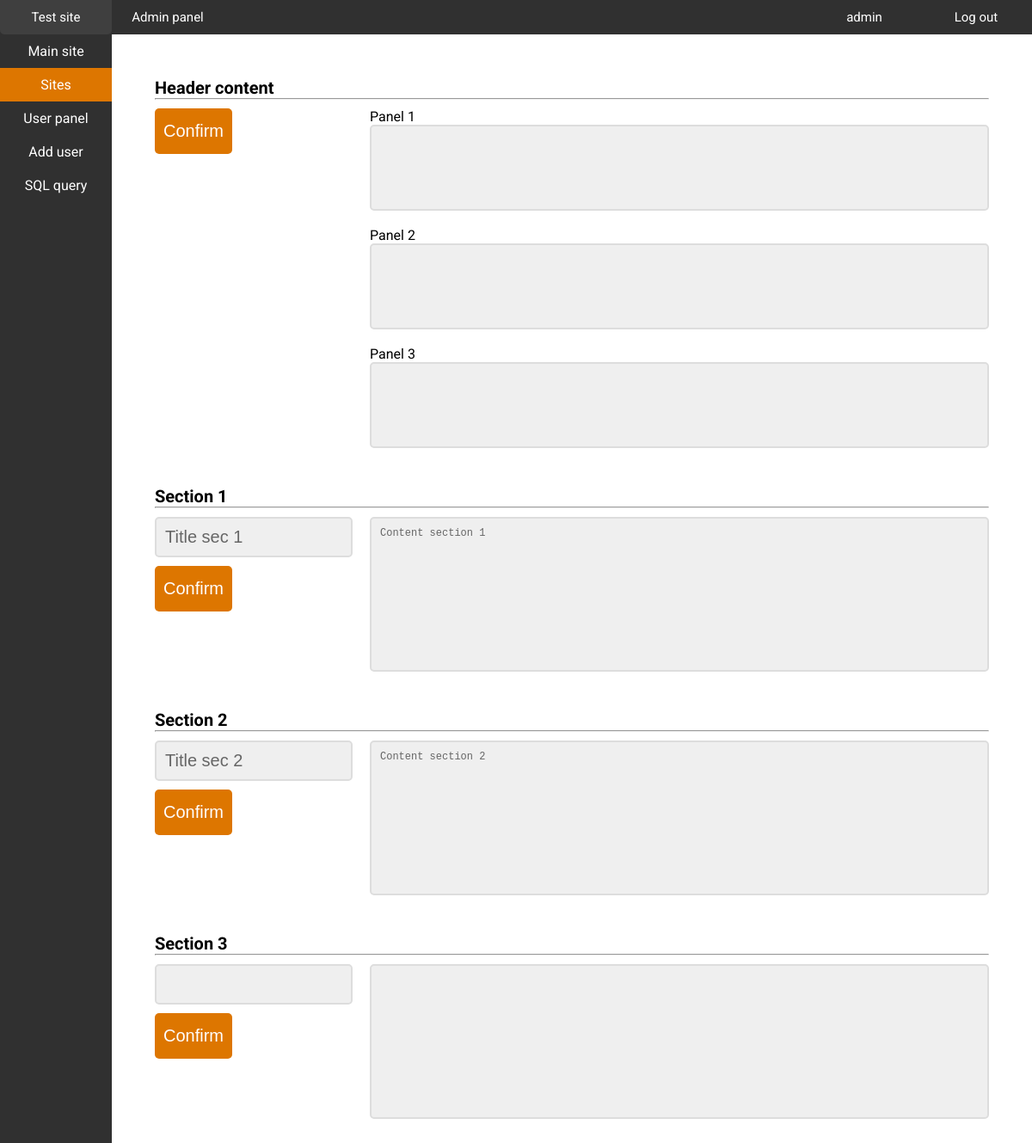
The page /administrator/site_panel.php (signed in) on the database as committed earlier.
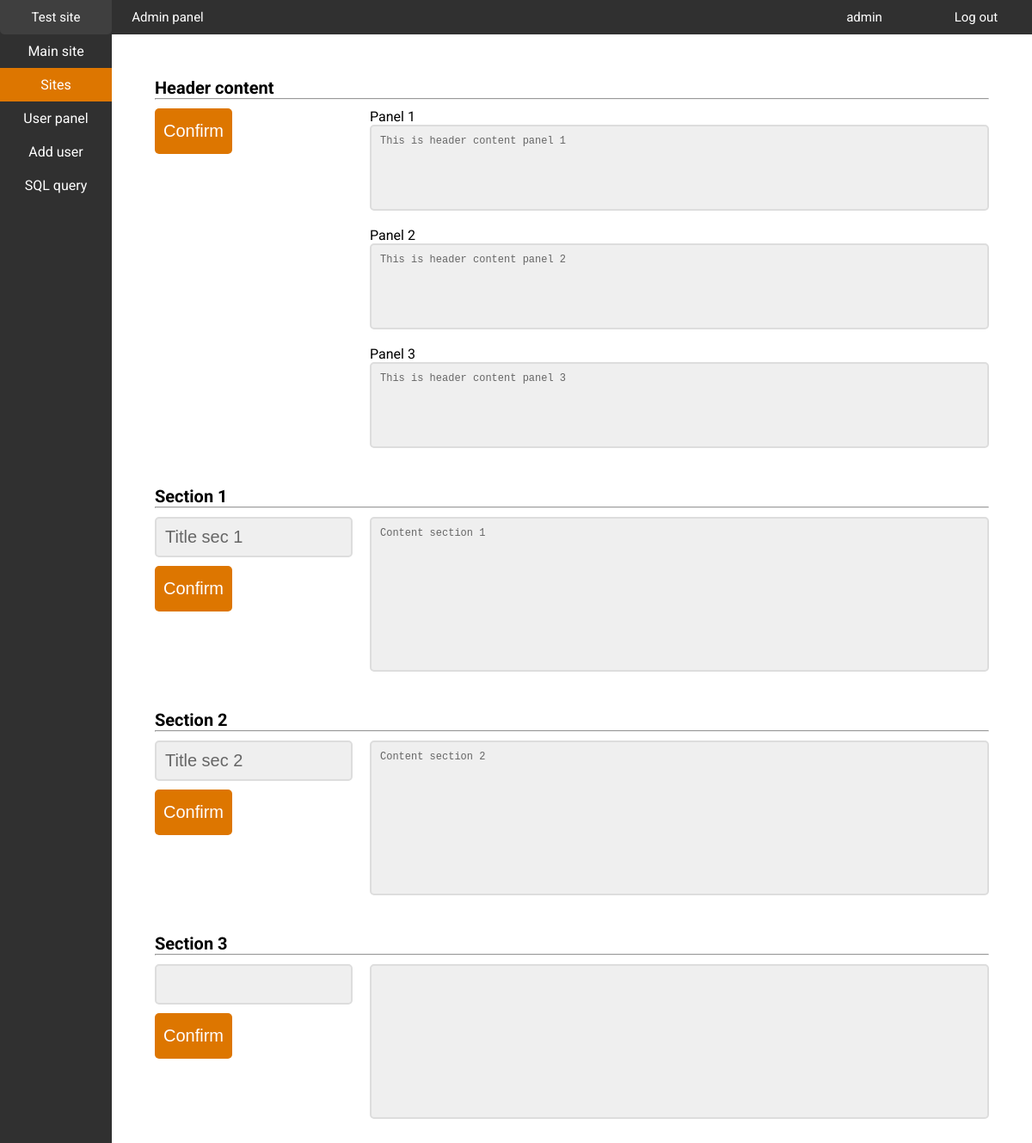
The same page on the database as committed later.
### tables this page shows
CREATE TABLE section_01_content (
    id INTEGER PRIMARY KEY NOT NULL AUTO_INCREMENT,
    title VARCHAR(50),
    content VARCHAR(10240)
) DEFAULT CHARSET=utf8 COLLATE=utf8_unicode_ci;

CREATE TABLE section_02_content (
    id INTEGER PRIMARY KEY NOT NULL AUTO_INCREMENT,
    title VARCHAR(50),
    content VARCHAR(10240)
) DEFAULT CHARSET=utf8 COLLATE=utf8_unicode_ci;

CREATE TABLE header_content (
    id INTEGER PRIMARY KEY NOT NULL AUTO_INCREMENT,
    content VARCHAR(10240)
) DEFAULT CHARSET=utf8 COLLATE=utf8_unicode_ci;

### administrator/get_section_01_content.php (called while the page is built, shortened)
<?php
    require_once "connect.php";
    $connection = @new mysqli($host, $db_user, $db_password, $db_name);
    if ($connection->connect_errno != 0)
    {
        echo "Error: " . $connection->connect_errno;
    }
    else
    {
        if ($result = $connection->query("SELECT * FROM section_01_content WHERE id = 1"))
        {
            $row = $result->fetch_assoc();
            $title_sec_01 = $row['title'];
            $content_sec_01 = $row['content'];
        }
    }
?>

### administrator/get_section_02_content.php (called while the page is built, shortened)
<?php
    require_once "connect.php";
    $connection = @new mysqli($host, $db_user, $db_password, $db_name);
    if ($connection->connect_errno != 0)
    {
        echo "Error: " . $connection->connect_errno;
    }
    else
    {
        if ($result = $connection->query("SELECT * FROM section_02_content WHERE id = 1"))
        {
            $row = $result->fetch_assoc();
            $title_sec_02 = $row['title'];
            $content_sec_02 = $row['content'];
        }
    }
?>

### administrator/get_header_content.php (called while the page is built, shortened)
<?php
    require_once "connect.php";
    $connection = @new mysqli($host, $db_user, $db_password, $db_name);
    if ($connection->connect_errno != 0)
    {
        echo "Error: " . $connection->connect_errno;
    }
    else
    {
        if ($result = $connection->query("SELECT * FROM header_content WHERE id = 1"))
        {
            $row = $result->fetch_assoc();
            $header_content_1 = $row['content'];
        }
        if ($result = $connection->query("SELECT * FROM header_content WHERE id = 2"))
        {
            $row = $result->fetch_assoc();
            $header_content_2 = $row['content'];
        }
        if ($result = $connection->query("SELECT * FROM header_content WHERE id = 3"))
        {
            $row = $result->fetch_assoc();
            $header_content_3 = $row['content'];
        }
    }
?>

### administrator/site_panel.php (the view, shortened to what this page needs)
<!DOCTYPE html>
<html lang="en">
<head>
    <link rel="stylesheet" href="admin_styles/admin_panel.css">
    <link rel="stylesheet" href="admin_styles/top_bar.css">
    <link rel="stylesheet" href="admin_styles/nav_bar.css">
    <link rel="stylesheet" href="admin_styles/sections.css">
    <link rel="stylesheet" href="admin_styles/inputs.css">
</head>
<body>
    <div id="top_bar">
        <div class="top_bar_button left">
            <a href="../index.php">Test site</a>
        </div>
        <div class="top_bar_button left">
            <a href="index.php">Admin panel</a>
        </div>
        <div class="top_bar_button right">
            <a href="logout.php">Log out</a>
        </div>
        <div class="top_bar_button right">
            <a href="user_panel.php">
                <?php echo $_SESSION['user'] . ""; ?>
            </a>
        </div>
    </div>
    <div id="nav_panel">
    <div class="nav_bar_button">
            <a href="admin_panel.php">Main site</a>
        </div>
        <div class="nav_bar_button" style="background-color: #dd7600;">
            <a href="site_panel.php">Sites</a>
        </div>
        <div class="nav_bar_button">
            <a href="user_panel.php">User panel</a>
        </div>
        <div class="nav_bar_button">
            <a href="add_user_panel.php">Add user</a>
        </div>
        <div class="nav_bar_button">
            <a href="#">SQL query</a>
        </div>
    </div>
    <div id="container">
        <div id="content">
            <form action="post_header_content.php" method="post">
                <div class="section_name">Header content<hr></div>
                <div class="section_left">
                    <input type="submit" value="Confirm">
                </div>
                <div class="section_right">
                    Panel 1
                    <textarea style="height: 100px; margin-bottom: 15px" name="content" id=""><?php require_once "get_header_content.php"; echo $header_content_1; ?></textarea>
                    Panel 2
                    <textarea style="height: 100px; margin-bottom: 15px" name="content" id=""><?php require_once "get_header_content.php"; echo $header_content_2; ?></textarea>
                    Panel 3
                    <textarea style="height: 100px;" name="content" id=""><?php require_once "get_header_content.php"; echo $header_content_3; ?></textarea>
                </div>
            </form>
            <form action="post_section_01_content.php" method="post">
                <div class="section_name">Section 1<hr></div>
                <div class="section_left">
                    <input type="text" name="title" value="<?php require_once "get_section_01_content.php"; echo $title_sec_01; ?>">
                    <input type="submit" value="Confirm">
                </div>
                <div class="section_right">
                    <textarea name="content" id=""><?php require_once "get_section_01_content.php"; echo $content_sec_01; ?></textarea>
                </div>
            </form>
            <form action="post_section_02_content.php" method="post">
                <div class="section_name">Section 2<hr></div>
                <div class="section_left">
                    <input type="text" name="title" value="<?php require_once "get_section_02_content.php"; echo $title_sec_02; ?>">
                    <input type="submit" value="Confirm">
                </div>
                <div class="section_right">
                    <textarea name="content" id=""><?php require_once "get_section_02_content.php"; echo $content_sec_02; ?></textarea>
                </div>
            </form>
            <form action="post_section_03_content.php" method="post">
                <div class="section_name">Section 3<hr></div>
                <div class="section_left">
                    <input type="text" name="title" value="<?php require_once "get_section_03_content.php"; echo $title_sec_03; ?>">
                    <input type="submit" value="Confirm">
                </div>
                <div class="section_right">
                <textarea name="content" id=""><?php require_once "get_section_03_content.php"; echo $content_sec_03; ?></textarea>
                </div>
            </form>
        </div>
    </div>
</body>
</html>

### administrator/admin_styles/admin_panel.css (style rules this page uses)
* { padding: 0; margin: 0; }
html, body { min-height: 100% !important; height: 100%; }
body { background-color: #ffff; font-family: 'Roboto', sans-serif; margin: 0; padding: 0; }
#container { width: calc(100% - 130px); margin-left: 130px; margin-top: 40px; float: left; box-sizing: border-box; }
#content { margin: 50px; }

### administrator/admin_styles/top_bar.css (style rules this page uses)
#top_bar { width: 100%; height: 40px; top: 0; background-color: #303030; color: #ffffff; box-sizing: border-box; font-size: 15px; line-height: 20px; position: fixed; }
#top_bar a, #top_bar a:link { width: 130px; padding: 10px 0px; display: block; border-bottom-left-radius: 5px; border-bottom-right-radius: 5px; text-align: center; text-decoration: none; color: #ffffff; }
.top_bar_button { box-sizing: border-box; }
.left { float: left; }
.right { float: right; }

### administrator/admin_styles/nav_bar.css (style rules this page uses)
#nav_panel { width: 130px; height: 100%; margin-top: 40px; background-color: #303030; color: #ffffff; position: fixed; }
.nav_bar_button { width: 100%; text-align: center; }
#nav_panel a, #nav_panel a:link { width: 100%; padding: 10px 0; text-decoration: none; color: #ffffff; display: block; }

### administrator/admin_styles/sections.css (style rules this page uses)
.section_left { width: 250px; height: 100%; margin-bottom: 10px; float: left; }
.section_right { width: calc(100% - 250px); height: 100%; margin-bottom: 10px; float: right; }
.section_name { width: 100%; margin-bottom: 10px; font-size: 20px; font-weight: bold; }

### administrator/admin_styles/inputs.css (style rules this page uses)
form { width: 100%; margin-bottom: 30px; display: block; float: left; }
input[type=text], input[type=password], input[type=email] { background-color: #efefef; color: #666666; width: 230px; margin-bottom: 10px; border: 2px solid #dddddd; border-radius: 5px; font-size: 20px; padding: 10px; box-sizing: border-box; outline: none; }
input[type=submit] { width: auto; background-color: #dd7600; font-size: 20px; color: #ffffff; padding: 15px 10px; border: none; border-radius: 5px; cursor: pointer; outline: none; }
textarea { width: 100%; height: 180px; font-size: 12px; background-color: #efefef; color: #666666; border: 2px solid #dddddd; border-radius: 5px; font-size: 20px; padding: 10px; resize: none; box-sizing: border-box; outline: none; resize: none; }
form textarea { font-size: 12px; }

Rows that differ between the two databases and show on the page:
added header_content: content "This is header content panel 1"
added header_content: content "This is header content panel 2"
added header_content: content "This is header content panel 3"
